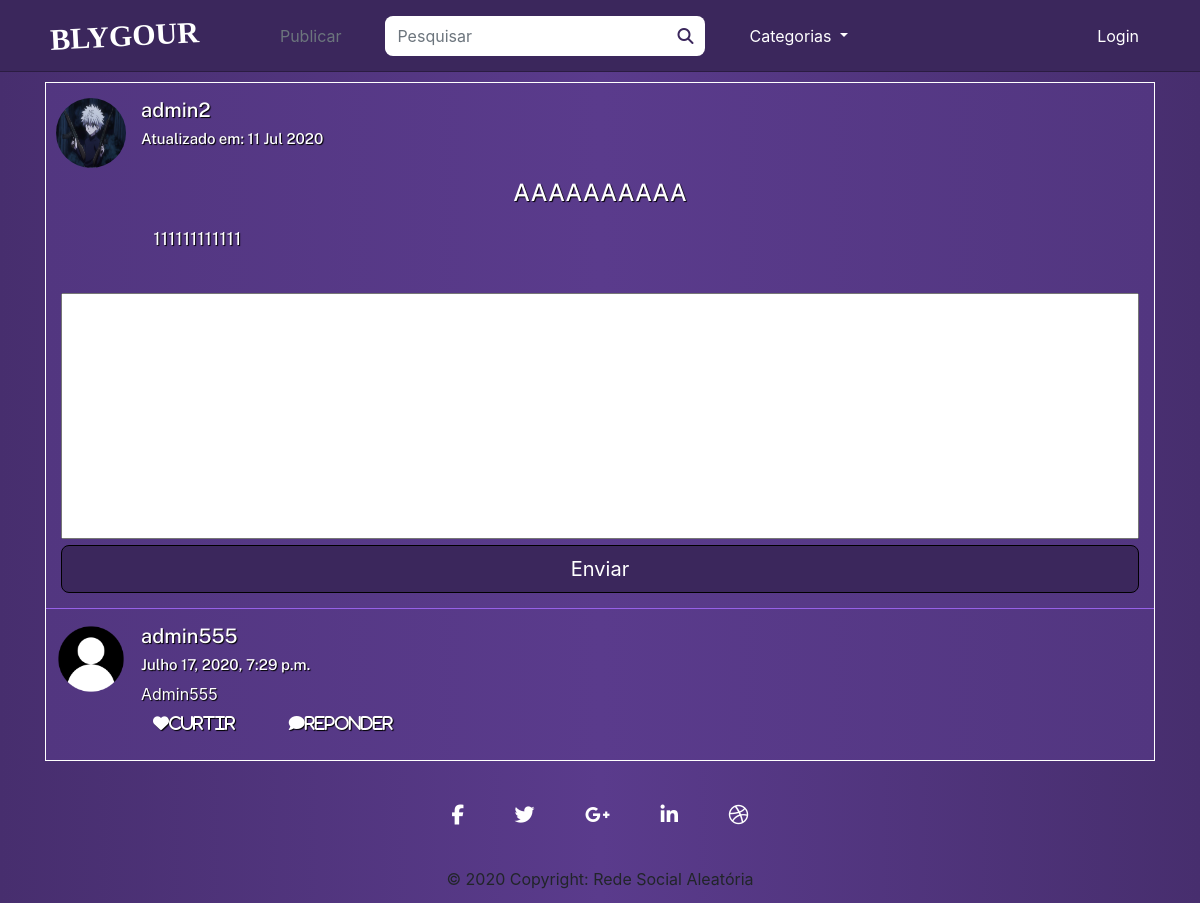
The page /19 on the database as committed earlier.
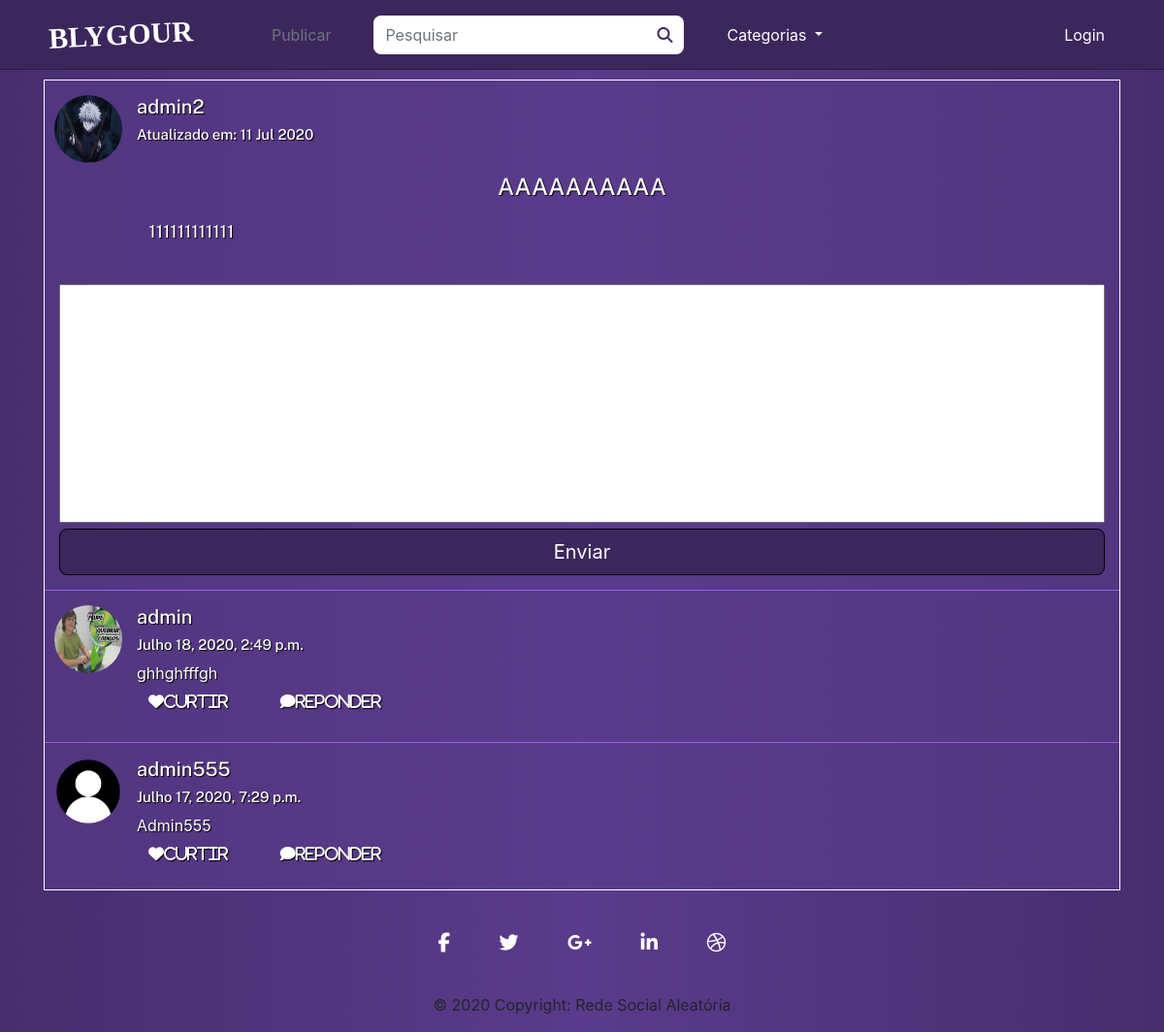
The same page on the database as committed later.
### posts/models.py (models this page shows, shortened)
class Post(models.Model):
    title = models.CharField('Título', max_length=100)
    text = models.TextField('Texto da Postagem')
    user = models.ForeignKey(get_user_model(), on_delete=models.CASCADE, null=True, blank=True)
    image = models.ImageField(upload_to = get_file_path, verbose_name='Imagem', null=True, blank=True)
    created_at = models.DateTimeField('Criado em :', auto_now_add = True)
    updated_at = models.DateTimeField('Modificado em :', auto_now = True)
    class Meta:
        verbose_name = 'Postagem'
        verbose_name_plural = 'Postagens'
        ordering = ['text']

class Comments(models.Model):
    user = models.ForeignKey(get_user_model(), verbose_name='Usuário', on_delete=models.CASCADE)
    post = models.ForeignKey(Post, verbose_name='Post', on_delete=models.CASCADE)
    comment = models.TextField('Texto da Postagem')
    created_at = models.DateTimeField('Criado em :', auto_now_add = True)
    updated_at = models.DateTimeField('Modificado em :', auto_now = True)
    class Meta:
        verbose_name = 'Comentário'
        verbose_name_plural = 'Comentários'
        ordering = ['created_at']

### users/models.py (models this page shows, shortened)
class User(AbstractUser, PermissionsMixin):
    username = models.CharField('Nome do usuário', max_length=30, unique=True)
    email = models.EmailField('Email', unique=True)
    profile_picture = models.ImageField(upload_to = get_file_path, verbose_name='Imagem', null=True, blank=True)
    is_active = models.BooleanField('Está Ativo?', blank=True, default=True)
    is_staff = models.BooleanField('É da equipe?', blank=True, default=False)
    is_superuser = models.BooleanField('É super Usuário?', blank=True, default=False)
    date_joined = models.DateField('Data de Entrada', auto_now_add=True)
    first_name = None
    last_name = None
    objects = UserManager()
    USERNAME_FIELD = 'username'
    REQUIRED_FIELDS = ['email']
    def __str__(self):
        return self.username
    class Meta:
        verbose_name = 'Usuário'
        verbose_name_plural = 'Usuários'

### posts/views.py (the view)
# urls.py: path('<int:id>', views.viewPost, name='posts-view'),
def viewPost(request, id):
    post = get_object_or_404(Post, pk=id)
    comments = Comments.objects.all().order_by('-created_at').filter(post = post)
    if request.method == 'POST':
        form = CommentsForm(request.POST or None)
        if form.is_valid():
            comment = form.save(commit = False)
            comment.user = request.user
            comment.post = post
            comment.save()
            messages.success(request, 'Comentário enviado com Sucesso')
            return redirect('posts:posts-view', id=post.id)
    else:
        form = CommentsForm(request.POST)
        context = {
            'post': post,
            'comments': comments,
            'form': form,
        }
        return render(request, 'posts/details.html', context)

### posts/forms.py
class CommentsForm(forms.ModelForm):
    widgets = {
            'text': forms.Textarea(attrs={
                'class': 'form-control',
                'placeholder': 'Digite aqui o seu comentário',
            }),
        }
    class Meta:
        model = Comments
        fields = ('comment',)

### posts/templates/posts/details.html (shortened to what this page needs)
{% extends 'posts/index.html' %}
{% load static %}
{% load crispy_forms_tags %}
{% block content %}
    <div class="container view-posts">
        {% block user_informations %}
            {{ block.super }}
        {% endblock user_informations %}
        <div class="row title">
            <div class="col-1"></div>
            <div class="col-10">
                <h2>{{ post.title|upper }}</h2>
            </div>
            <div class="col-1"></div>
        </div>
        <div class="row post">
            <div class="col-1"></div>
            <div class="col-10">
                {{ post.text|linebreaks}}
            </div>
        </div>
        <div class="row">
            <div class="col-12">
                <form method="POST" enctype="multipart/form-data">
                    <div class="field">
                        {{ form.comment }}
                    </div>
                    <input type="submit" class="btn btn-lg btn-block" value="Enviar">
                </form>
            </div>
        </div>
        {% for comment in comments %}
            <div class="row user comments">
                <div>
                    <a href="{% url 'posts:profile_user' comment.user.username %}" class='user'>
                    {% if comment.user.profile_picture %}
                        <img class='user-picture' src="/media/{{ comment.user.profile_picture }}" alt="Profile Picture {{ post.user }}">
                    {% else %}
                        <img class='user-picture' src="/media/profiles/avatar.png" alt="Default profile picture">
                    {% endif %}
                </div>
                <div class="col">
                    <h5>
                        {{ comment.user }}</a>
                    </h5>
                    <h6 class="data-update">{{ comment.updated_at }}</h6>
                    {{ comment.comment }}
                    <h5>
                        <a class="btn" id="answer-button">
                            <i class="fas fa-heart">Curtir</i>
                        </a>
                        <a class="btn" id="answer-button" onclick="AparecerResposta('{{ comment.id }}')">
                            <i class="fas fa-comment">Reponder</i>
                        </a>
                    </h5>
                </div>
            </div>
        {% endfor %}
    </div>
{% endblock content %}

### posts/templates/posts/index.html (shortened to what this page needs)
{% extends 'base.html' %}
{% load static %}
{% block styles %}
    <link rel="stylesheet" href="{% static 'css/add-post.css' %}">
    <link rel="stylesheet" href="{% static 'css/index.css' %}">
{% endblock styles %}
{% block content %}
    {% for post in posts %}
            {% block user_informations %}
                <div class="row user">
                    <div>
                        <a href="{% url 'posts:profile_user' post.user.username %}" class='user'>
                            {% if post.user.profile_picture %}
                                <img class='user-picture' src="/media/{{ post.user.profile_picture }}" alt="Profile Picture {{ post.user }}">
                            {% else %}
                                <img class='user-picture' src="/media/profiles/avatar.png" alt="Default profile picture">
                            {% endif %}
                        </a>
                    </div>
                    <div class="col">
                        <h5>
                            <a href="{% url 'posts:profile_user' post.user.username %}" class='user'>{{ post.user }}</a>
                        </h5>
                        <h6 class="data-update">Atualizado em:
                            {{ post.updated_at|date:"d M Y" }}</h6>
                    </div>
                </div>
            {% endblock user_informations %}
    {% endfor %}
{% endblock content %}

### posts/templates/base.html (shortened to what this page needs)
{% load static %}
<!DOCTYPE html>
<html lang="pt_br">
    <head>
        <link rel="stylesheet" href="https://stackpath.bootstrapcdn.com/bootstrap/4.5.0/css/bootstrap.min.css">
        <link rel="stylesheet" href="{% static 'css/style.css' %}">
        {% block styles %}{% endblock styles %}
        <link rel="stylesheet" href="{% static 'css/responsive.css' %}">
    </head>
    <body>
        <nav class="navbar navbar-expand-lg">
            <div class="container">
                <a class="navbar-nav blygour" href="{% url 'posts:posts-list' %}">BLYGOUR</a>
                <div class="collapse navbar-collapse" id="navbarSupportedContent">
                    <ul class="navbar-nav mr-auto">
                        {% if user.is_authenticated%}
                            <li class="nav-item button-post">
                                <a class="nav-link" href="{% url 'posts:add-post' %}">Publicar</a>
                            </li>
                        {% else %}
                            <li class="nav-item">
                                <a class="nav-link disabled" href="#" tabindex="-1" aria-disabled="true">Publicar</a>
                            </li>
                        {% endif %}
                        <form action="{% url 'posts:posts-list' %}" class="form-inline my-2 my-lg-0 form-search" method='GET'>
                            <input class="form-control mr-sm-2" type="search" placeholder="Pesquisar" aria-label="Titulo " id="search-input", name="search" value="{{ request.GET.search }}">
                            <button class="btn button-search search-button"  type="submit">
                                <i class="fas fa-search" id="search-icon"></i>
                            </button>
                        </form>
                        <li class="nav-item dropdown">
                            <a class="nav-link dropdown-toggle" href="#" id="navbarDropdown" role="button" data-toggle="dropdown" aria-haspopup="true" aria-expanded="false">
                                Categorias
                            </a>
                        </li>
                    </ul>
                    <ul class="navbar-nav mr-2">
                        {% if user.is_authenticated%}
                            <li class="nav-item dropdown">
                                <a class="nav-link dropdown-toggle" href="#" id="navbarDropdown" role="button" data-toggle="dropdown" aria-haspopup="true" aria-expanded="false">
                                    {% if user.profile_picture %}
                                        <img class='user-picture' src="/media/{{ request.user.profile_picture }}" alt="Profile Picture {{ request.user }}">
                                        <span class="dropdown-perfil">{{ request.user }}</span>
                                    {% else %}
                                        <img class='user-picture' src="/media/profiles/avatar.png" alt="Default profile picture">
                                        <span class="dropdown-perfil">{{ request.user }}</span>
                                    {% endif %}
                                </a>
                                <div class="dropdown-menu user" aria-labelledby="navbarDropdown">
                                    <a class="dropdown-item" href="{% url 'posts:profile_user' user.username %}">Meu Perfil</a>
                                    <a class="dropdown-item" href="{% url 'users:edit_account' %}">Configurações</a>
                                    <div class="dropdown-divider"></div>
                                    <a class="dropdown-item" href="{% url 'logout' %}">Sair</a>
                                </div>
                            </li>
                        {% else %}
                            <li class="nav-item">
                                <a class="nav-link" href="{% url 'login' %}">Login</a>
                            </li>
                        {% endif %}
                    </ul>
                </div>
            </div>
        </nav>
        <div class="container conteudo">
            {% block content %}{% endblock content %}
        </div>
        <footer class="page-footer font-small special-color-dark pt-4">
            <div class="container">
                <ul class="list-unstyled list-inline text-center">
                    <li class="list-inline-item">
                        <a class="btn-floating btn-fb mx-1 fa-lg" href='#'>
                            <i class="fab fa-facebook-f"></i>
                        </a>
                    </li>
                    <li class="list-inline-item">
                        <a class="btn-floating btn-tw mx-1 fa-lg" href='#'>
                            <i class="fab fa-twitter"></i>
                        </a>
                    </li>
                    <li class="list-inline-item">
                        <a class="btn-floating btn-gplus mx-1 fa-lg" href='#'>
                            <i class="fab fa-google-plus-g"></i>
                        </a>
                    </li>
                    <li class="list-inline-item">
                        <a class="btn-floating btn-li mx-1 fa-lg" href='#'>
                            <i class="fab fa-linkedin-in"></i>
                        </a>
                    </li>
                    <li class="list-inline-item">
                        <a class="btn-floating btn-dribbble mx-1 fa-lg" href='#'>
                            <i class="fab fa-dribbble"></i>
                        </a>
                    </li>
                </ul>
            </div>
            <div class="footer-copyright text-center py-3">© 2020 Copyright:
                <a>
                    Rede Social Aleatória</a>
            </div>
        </footer>
    </body>
</html>

### posts/static/css/style.css (style rules this page uses)
:root { --roxo-principal: #3B275C; --roxo-escuro: #241838; --roxo-claro: #5A3B8C; }
body { background-image: linear-gradient(to right, #472E6E, #5A3B8C, #472E6E); }
h1, h2, h3, h4, h5, h6, p { color: white; font-family: 'Public Sans', sans-serif; }
a, a:hover, a:focus { text-decoration: none; box-shadow: none; border: none; outline: none; }
input, input:hover, input:focus, .btn, .btn:hover, .btn:focus, .form-control, .form-control:hover, .form-control:focus { box-shadow: none; border: none; outline: none; border-radius: 8px; }
.navbar.navbar-expand-lg { background-color: var(--roxo-principal); border-bottom: 1px solid #2B1C42; }
.form-search { border-radius: 8px; background-color: white; }
.search-button { color: var(--roxo-principal); }
.navbar-nav.mr-auto li, .navbar-nav.mr-auto form { margin: 0 18px; }
.navbar.navbar-expand-lg .navbar-nav.blygour { font-family: Georgia, 'Times New Roman', Times, serif; transform: rotate(-3deg); font-size: 30px; font-weight: bold; padding: 5px; margin-right: 50px; }
.navbar a { color: white; }
.conteudo { margin-top: 10px; }
.conteudo .view-posts { background-image: linear-gradient(to right, #523680, #5A3B8C, #523680); }
.list-inline-item a { padding: 5px; transition: 0.8s ease; border-radius: 8px; }
.list-inline-item i { color: white; margin: 10px; -webkit-transition: 0.5s ease-in; -moz-transition: 0.5s ease-in; -o-transition: 0.5s ease-in; transition: 0.5s ease-in; }

### posts/static/css/add-post.css (style rules this page uses)
textarea { margin-top: 15px; resize: none; }
input[type='submit'] { background-color: var(--roxo-principal); border: 1px solid black; color: white; }

### posts/static/css/index.css (style rules this page uses)
h1, h2, h3, h4, h5, h6, p { text-shadow: 1px 1px 1px black; }
.text-center { margin-top: 10px; }
.view-posts { border: 1px solid white; margin-top: 5px; }
.row.user { margin-bottom: 10px; margin-top: 15px; }
.row.user img.user-picture { height: 70px; width: 70px; border-radius: 50vh; margin-left: 10px; }
a.user { color: white; }
.data-update { font-size: 15px; }
.row.user.comments { border-top: 1px solid #9761E8; padding-top: 15px; color: white; text-shadow: 1px 1px 1px black; }
.comments-actions i, .comments i { justify-content: center; margin-right: 25px; }
.view-posts .title h2 { text-align: center; font-size: max(24px, 1vw); overflow-wrap: break-word; }
.view-posts .post { margin-bottom: 10px; margin-top: 10px; box-shadow: none; }
.view-posts .post p { font-size: max(18px, 0.8vw); overflow-wrap: break-word; }
textarea { width: 100%; }

Rows that differ between the two databases and show on the page:
added Comments: user.profile_picture (picture), user "admin", updated_at "Julho 18, 2020, 2:49 p.m.", comment "ghhghfffgh"
